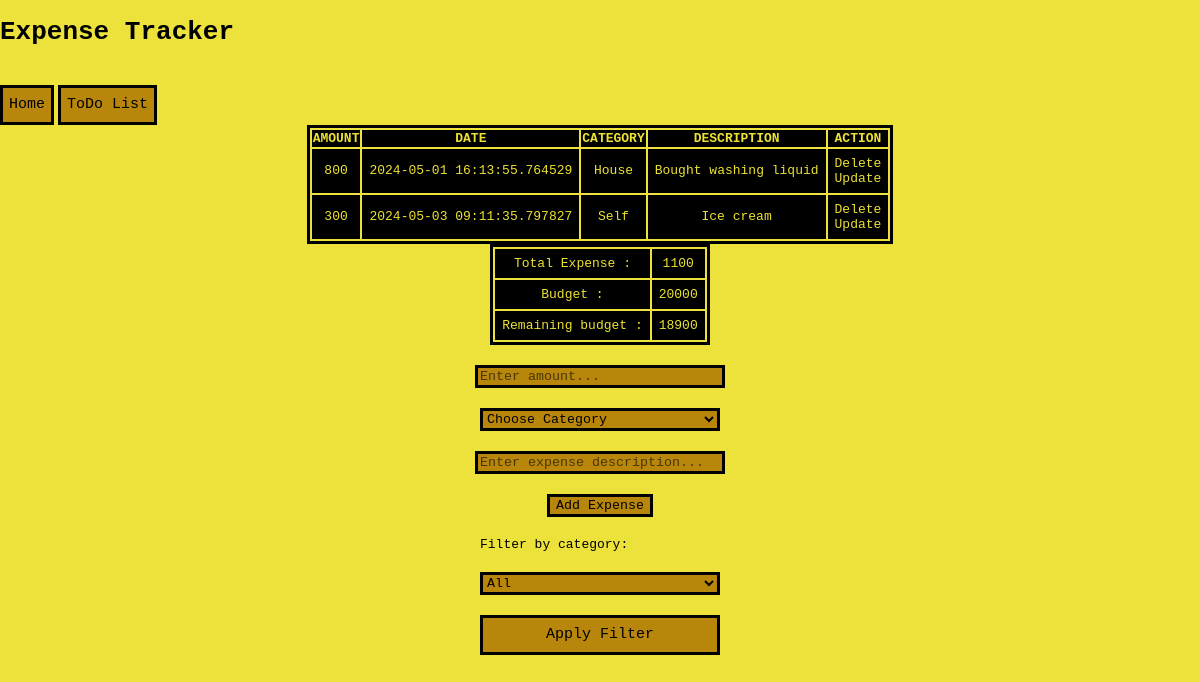
/expenses, run on the app's committed database.
### app.py (models this page shows, shortened)
class Expense(db.Model):
    id = db.Column(db.Integer, primary_key=True)
    amount = db.Column(db.Integer, nullable=False)
    date = db.Column(db.DateTime, default=datetime.now())
    category = db.Column(db.String(200), nullable=False)
    description = db.Column(db.String(200), nullable=False)

### app.py (the view)
@app.route('/expenses', methods=['POST', 'GET'])
def expenses():
    if request.method == 'POST':
        """
        return render_template('index.html')
        """
        amount_spent = request.form['amount']
        category_spent = request.form['category']
        description_spent = request.form['description']
        new_expense = Expense(amount=amount_spent, category=category_spent, description=description_spent)
        try:
            db.session.add(new_expense)
            db.session.commit()
            return redirect('/expenses')
        except:
            return "There was an error adding your expense!"
    else:
        category_filter = request.args.get('category')
        if category_filter:
            expenses = Expense.query.filter_by(category=category_filter).order_by(Expense.date).all()
        else:
            expenses = Expense.query.order_by(Expense.date).all()
        total_expenses = sum(expense.amount for expense in expenses)
        budget = 20000
        remaining_balance = budget - total_expenses
        return render_template('expenses.html', expenses=expenses, total_expenses=total_expenses, remaining_balance=remaining_balance)

### templates/expenses.html (shortened to what this page needs)
<!DOCTYPE html>
<html lang="en">
  <head>
    <link
      rel="stylesheet"
      href="{{ url_for('static',filename='css/main.css')}}"
    />
  </head>
  <body>
    <h1 style="font-family: monospace">Expense Tracker</h1>
    <a href="{{ url_for('index') }}"
      ><button id="expense-buttons" class="expense-buttons">Home</button></a
    >
    <a href="{{ url_for('todo') }}"
      ><button id="expense-buttons" class="expense-buttons">
        ToDo List
      </button></a
    >
    {% if expenses|length < 1 %}
    <h4>NO EXPENSES TO TRACK</h4>
    {% else %}
    <table>
      <tr>
        <th>AMOUNT</th>
        <th>DATE</th>
        <th>CATEGORY</th>
        <th>DESCRIPTION</th>
        <th>ACTION</th>
      </tr>
      {% for expense in expenses %}
      <tr>
        <td>{{ expense.amount }}</td>
        <td>{{ expense.date }}</td>
        <td>{{ expense.category }}</td>
        <td>{{ expense.description }}</td>
        <td>
          <a href="/delete_exp/{{ expense.id }}">Delete</a>
          <br />
          <a href="/update_expenses/{{ expense.id }}">Update</a>
        </td>
      </tr>
      {% endfor %}
    </table>
    {% endif %}
    <table>
      <tr>
        <td>Total Expense :</td>
        <td>{{ total_expenses }}</td>
      </tr>
      <tr>
        <td>Budget :</td>
        <td>20000</td>
      </tr>
      <tr>
        <td>Remaining budget :</td>
        <td>{{remaining_balance}}</td>
      </tr>
    </table>
    <div>
      <form action="/expenses" method="POST">
        <input
          type="number"
          name="amount"
          id="expense-amount"
          placeholder="Enter amount..."
        />
        <select name="category" id="expense-category">
          <option value="" disabled selected>Choose Category</option>
        </select>
        <input
          type="text"
          name="description"
          id="expense-amount"
          placeholder="Enter expense description..."
        />
        <input type="submit" value="Add Expense" />
      </form>
      <form action="/expenses" method="GET">
        <label for="category" class="filter-text">Filter by category:</label>
        <select name="category" id="category" class="filter-css">
          <option value="">All</option>
        </select>
        <button type="submit" class="filter-css" id="centered_buttons">
          Apply Filter
        </button>
      </form>
    </div>
  </body>
</html>

### static/css/main.css (style rules this page uses)
body { margin: 0; background-color: rgb(236,226,59); }
a { font-family: monospace; background-color: black; color:rgb(236, 226, 49); text-decoration: none; }
#centered_buttons { margin: 0 auto; margin-top: 20px; display: block; border: 3px solid black; background-color:darkgoldenrod ; font-family: monospace; height: 40px; font-size: 15px; }
table { margin: 0 auto; border: 3px solid black; }
th { font-family: monospace; background-color: black; color:rgb(236, 226, 49); }
td { text-align: center; padding: 5px; border: 2px solid black; font-family: monospace; background-color: black; color:rgb(236, 226, 49); }
::placeholder { color:black; opacity: 0.6; font-family: monospace; }
input[type="submit"] { margin: 0 auto; margin-top: 20px; display: block; border: 3px solid black; background-color:darkgoldenrod ; font-family: monospace; }
#expense-buttons { margin: 0 auto; margin-top: 20px; border: 3px solid black; background-color:darkgoldenrod ; font-family: monospace; height: 40px; font-size: 15px; }
#expense-amount { width: 20%; margin: 0 auto; margin-top: 20px; display: block; border: 3px solid black; background-color:darkgoldenrod ; font-family: monospace; }
#expense-category { width: 20%; margin: 0 auto; margin-top: 20px; display: block; border: 3px solid black; background-color:darkgoldenrod ; font-family: monospace; }
.filter-css { width: 20%; margin: 0 auto; margin-top: 20px; display: block; border: 3px solid black; background-color:darkgoldenrod ; font-family: monospace; }
.filter-text { width: 20%; margin: 0 auto; margin-top: 20px; display: block; font-family: monospace; }

### data on the page
Expense: amount "800", date "2024-05-01 16:13:55.764529", category "House", description "Bought washing liquid"
Expense: amount "300", date "2024-05-03 09:11:35.797827", category "Self", description "Ice cream"

### other printed values
{{ total_expenses }} "1100"
{{ remaining_balance }} "18900"
